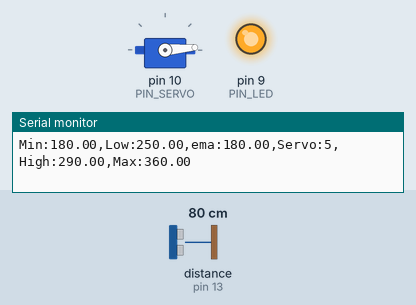
Recording of a sketch running on a simulated Arduino Uno, built with avr-gcc and run on an emulated ATmega328P. Parts: servo, output pins drawn as LEDs (lit = HIGH), the last lines printed to the serial monitor. Wiring (inferred from the names in the program): ultrasonic range finder: trigger pin 12; echo pin 13. Inputs (shaded band) come from the test bench; at power-on: distance to the obstacle (sensor on pin 13) 80 cm. The echo pulse lasts 58.3 µs per cm; pins used as bus, display or sensor lines are not drawn.

Above: at 1.2 s.
1.3 s: distance to the obstacle (sensor on pin 13) set to 39 cm
2.8 s: distance to the obstacle (sensor on pin 13) set to 33 cm
At 3.4 s:
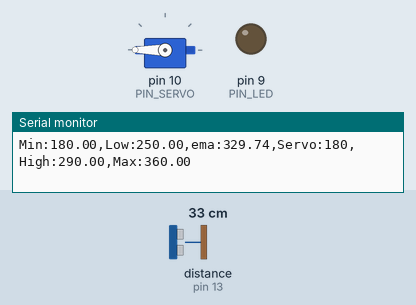
4.3 s: distance to the obstacle (sensor on pin 13) set to 2 cm
At 5.1 s:
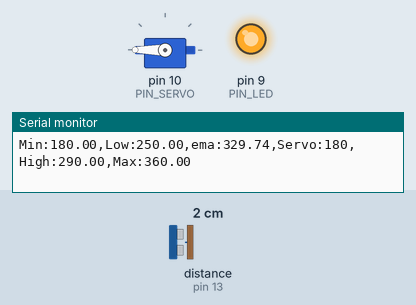
5.8 s: distance to the obstacle (sensor on pin 13) set to 17 cm
7.3 s: distance to the obstacle (sensor on pin 13) set to 20 cm
At 8.3 s:
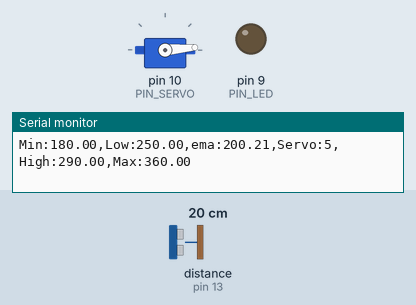
8.8 s: distance to the obstacle (sensor on pin 13) set to 4 cm
At 9.7 s:
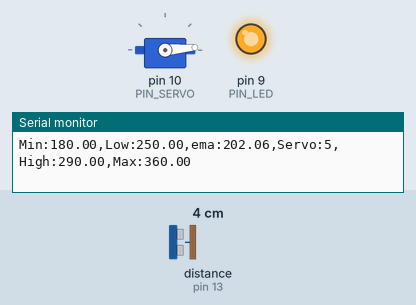
Timing chart, 0 to 11.3 s (numbered marks = the images above; inputs shaded):
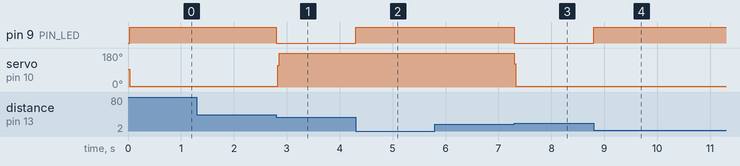

The sketch:

11_example_1.ino
```cpp
#include <Servo.h>

// Arduino pin assignment
#define PIN_LED   9   // LED active-low
#define PIN_TRIG  12  // sonar sensor TRIGGER
#define PIN_ECHO  13  // sonar sensor ECHO
#define PIN_SERVO 10  // servi motor

// configurable parameters for sonar
#define SND_VEL 346.0     // sound velocity at 24 celsius degree (unit: m/sec)
#define INTERVAL 25      // sampling interval (unit: msec)
#define PULSE_DURATION 10 // ultra-sound Pulse Duration (unit: usec)
#define _DIST_MIN 180.0   // minimum distance to be measured (unit: mm)
#define _DIST_MAX 360.0   // maximum distance to be measured (unit: mm)

#define TIMEOUT ((INTERVAL / 2) * 1000.0) // maximum echo waiting time (unit: usec)
#define SCALE (0.001 * 0.5 * SND_VEL) // coefficent to convert duration to distance

#define _EMA_ALPHA 0.4    // EMA weight of new sample (range: 0 to 1)
                          // Setting EMA to 1 effectively disables EMA filter.

// Target Distance
#define _TARGET_LOW  250.0
#define _TARGET_HIGH 290.0

// duty duration for myservo.writeMicroseconds()
// NEEDS TUNING (servo by servo)

#define _DUTY_MIN 600 // servo full clockwise position (0 degree)
#define _DUTY_NEU 1500 // servo neutral position (90 degree)
#define _DUTY_MAX 2400 // servo full counterclockwise position (180 degree)

// global variables
float  dist_ema, dist_prev = _DIST_MAX; // unit: mm
unsigned long last_sampling_time;       // unit: ms

Servo myservo;

void setup() {
  // initialize GPIO pins
  pinMode(PIN_LED, OUTPUT);
  pinMode(PIN_TRIG, OUTPUT);    // sonar TRIGGER
  pinMode(PIN_ECHO, INPUT);     // sonar ECHO
  digitalWrite(PIN_TRIG, LOW);  // turn-off Sonar

  myservo.attach(PIN_SERVO);
  myservo.writeMicroseconds(_DUTY_NEU);

  // initialize USS related variables
  dist_prev = _DIST_MIN; // raw distance output from USS (unit: mm)

  // initialize serial port
  Serial.begin(57600);
}

void loop() {
  float  dist_raw;

  // wait until next sampling time.
  if (millis() < (last_sampling_time + INTERVAL))
    return;

  dist_raw = USS_measure(PIN_TRIG, PIN_ECHO); // read distance

  if ((dist_raw == 0.0) || (dist_raw > _DIST_MAX) || (dist_raw < _DIST_MIN)) {
    dist_raw = dist_prev;           // Cut higher than maximum
    digitalWrite(PIN_LED, 1);       // LED OFF
  } else {    // In desired Range
    dist_prev = dist_raw;
    digitalWrite(PIN_LED, 0);       // LED ON
  }

  // Apply ema filter here
  float dist_filtered;
  if (abs(dist_raw - dist_prev) < 50) {
    dist_prev = dist_raw;
    dist_filtered = dist_raw;
  }
  else {
    dist_filtered = dist_prev;
  }
  dist_ema = _EMA_ALPHA * dist_filtered + (1 - _EMA_ALPHA) * dist_ema;

  // adjust servo position according to the USS read value
  // add your code here!
  if (dist_ema < _TARGET_LOW){
    myservo.writeMicroseconds(_DUTY_MIN);
  }
  else if (dist_ema >    _TARGET_HIGH){
    myservo.writeMicroseconds(_DUTY_MAX);
  }
  else {
    myservo.writeMicroseconds(map(dist_ema,_TARGET_LOW,_TARGET_HIGH,_DUTY_MIN,_DUTY_MAX));
  }


  // output the distance to the serial port
  Serial.print("Min:");    Serial.print(_DIST_MIN);
  Serial.print(",Low:");   Serial.print(_TARGET_LOW);
  Serial.print(",ema:");  Serial.print(dist_ema);
  Serial.print(",Servo:"); Serial.print(myservo.read());
  Serial.print(",High:");  Serial.print(_TARGET_HIGH);
  Serial.print(",Max:");   Serial.print(_DIST_MAX);
  Serial.println("");

  // update last sampling time
  last_sampling_time += INTERVAL;
}

// get a distance reading from USS. return value is in millimeter.
float USS_measure(int TRIG, int ECHO)
{
  digitalWrite(TRIG, HIGH);
  delayMicroseconds(PULSE_DURATION);
  digitalWrite(TRIG, LOW);

  return pulseIn(ECHO, HIGH, TIMEOUT) * SCALE; // unit: mm
}
```

Measured:
- the behaviour switches between 36 and 35 cm on distance to the obstacle (sensor on pin 13) (found by bisection; images 0 and 1)
- the behaviour switches between 18 and 19 cm on distance to the obstacle (sensor on pin 13) (found by bisection; images 2 and 3)
- after the input at 2.8 s, pin 9 (PIN_LED): HIGH → LOW at once; servo on pin 10 (PIN_SERVO): 5° → 180° at once
- after the input at 4.3 s, pin 9 (PIN_LED): LOW → HIGH at once
- after the input at 7.3 s, pin 9 (PIN_LED): HIGH → LOW at once; servo on pin 10 (PIN_SERVO): 180° → 5° at once
- after the input at 8.8 s, pin 9 (PIN_LED): LOW → HIGH at once
